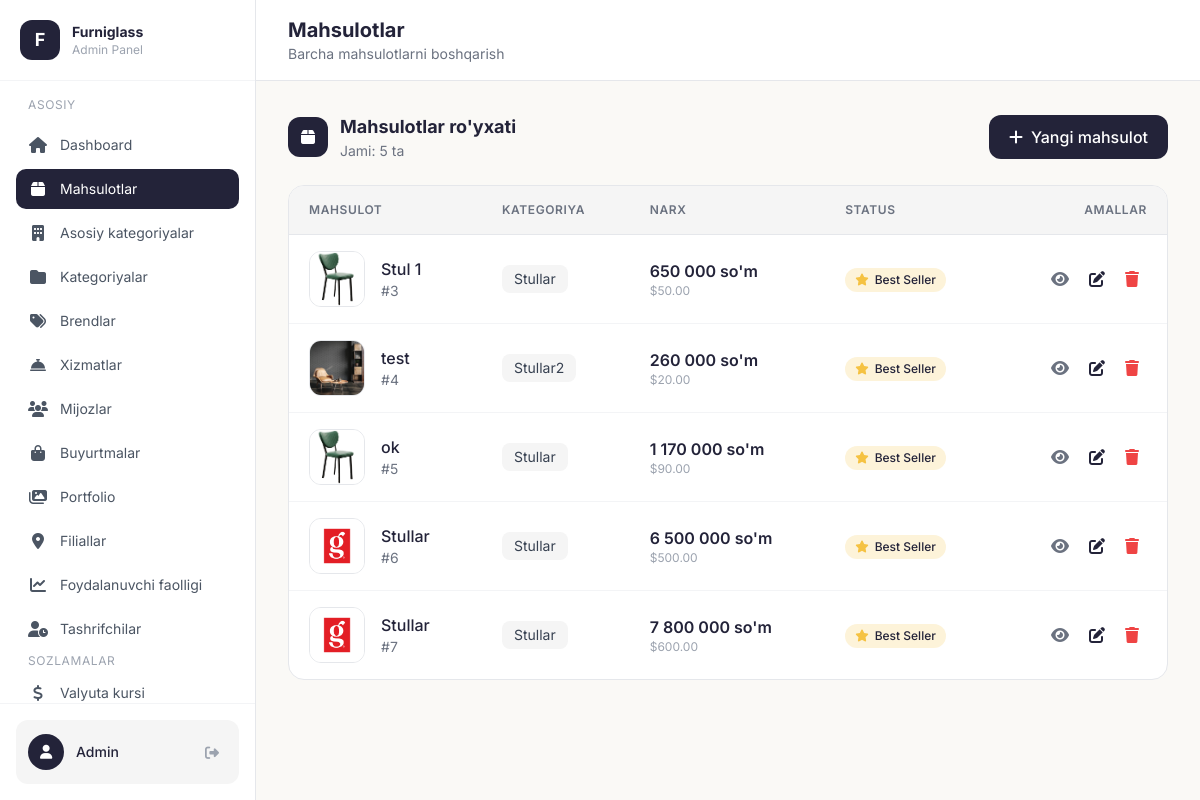
Screenshot of /admin/products (signed in) with the database file from the repository.
### models.py (models this page shows, shortened)
class Product(db.Model):
    id = db.Column(db.Integer, primary_key=True)
    name = db.Column(db.String(200), nullable=False)
    name_uz = db.Column(db.String(200), nullable=False)
    name_ru = db.Column(db.String(200))  # Avtomatik tarjima
    name_en = db.Column(db.String(200))  # Avtomatik tarjima
    description = db.Column(db.Text)
    description_uz = db.Column(db.Text)
    description_ru = db.Column(db.Text)  # Avtomatik tarjima
    description_en = db.Column(db.Text)  # Avtomatik tarjima
    price = db.Column(db.Float, nullable=False)
    price_som = db.Column(db.Integer)  # exact so'm, preferred for display/calculation
    discount = db.Column(db.Integer, default=0)  # Chegirma foizi (0-100)
    size = db.Column(db.String(100))
    material = db.Column(db.String(100))
    material_uz = db.Column(db.String(100))
    material_ru = db.Column(db.String(100))  # Avtomatik tarjima
    material_en = db.Column(db.String(100))  # Avtomatik tarjima
    category_id = db.Column(db.Integer, db.ForeignKey('category.id'), nullable=False)
    is_bestseller = db.Column(db.Boolean, default=False)
    warranty = db.Column(db.String(50))
    warranty_uz = db.Column(db.String(50))
    images = db.Column(db.Text)  # JSON string of image paths
    colors = db.Column(db.Text)  # JSON string of color options: [{"name": "Qora", "hex": "#1a1a2e"}, ...]
    created_at = db.Column(db.DateTime, default=datetime.utcnow)

class Category(db.Model):
    id = db.Column(db.Integer, primary_key=True)
    name = db.Column(db.String(100), nullable=False)
    name_uz = db.Column(db.String(100), nullable=False)
    name_ru = db.Column(db.String(100))  # Avtomatik tarjima
    name_en = db.Column(db.String(100))  # Avtomatik tarjima
    slug = db.Column(db.String(100), unique=True, nullable=False)
    image = db.Column(db.String(200))
    main_category_id = db.Column(db.Integer, db.ForeignKey('main_category.id'), nullable=True)
    products = db.relationship('Product', backref='category', lazy=True)

### app.py (the view)
@app.route('/admin/products')
@login_required
def admin_products():
    products = Product.query.all()
    rate = get_exchange_rate()
    return render_template('admin/products.html', products=products, usd_rate=rate)

### app.py (called while the page is built, shortened)
def _to_decimal(value) -> Decimal:
    if value is None:
        return Decimal("0")
    return Decimal(str(value))

def usd_to_som(usd_amount, usd_rate) -> int:
    som = (_to_decimal(usd_amount) * _to_decimal(usd_rate)).quantize(
        Decimal("1"), rounding=ROUND_HALF_UP
    )
    return int(som)

def to_som_filter(usd_amount, usd_rate):
    return usd_to_som(usd_amount, usd_rate)

@login_manager.user_loader
def load_user(user_id):
    return Admin.query.get(int(user_id))

@app.template_filter('from_json')
def from_json_filter(value):
    try:
        return json.loads(value) if value else []
    except:
        return []

def get_exchange_rate() -> float:
    ttl = int(os.environ.get("EXCHANGE_RATE_CACHE_SECONDS", "120"))
    now = time.monotonic()
    if (
        ttl > 0
        and _EXCHANGE_RATE_CACHE["value"] is not None
        and now < _EXCHANGE_RATE_CACHE["expires_mono"]
    ):
        return _EXCHANGE_RATE_CACHE["value"]

@app.before_request
def track_user_activity():
    if request.path.startswith('/admin') or request.path.startswith('/static') or request.path.startswith('/uploads'):
        return

def get_cart():
    if 'cart' not in session:
        session['cart'] = []
    return session['cart']

def get_cart_count():
    cart = get_cart()
    return sum(item['quantity'] for item in cart)

@app.context_processor
def cart_context():
    return {'cart_count': get_cart_count()}

@app.context_processor
def currency_context():
    try:
        rate = get_exchange_rate()
    except Exception:
        rate = 12000.0
    return {'usd_rate': rate}

def get_locale():
    return session.get('lang', DEFAULT_LANGUAGE)

@app.context_processor
def language_context():
    current_lang = get_locale()
    def translate(key_path):
        """Template helper for translations"""
        return get_translation(key_path, current_lang)
    return {
        'lang': current_lang,
        'languages': SUPPORTED_LANGUAGES,
        't': translate,
        'T': TRANSLATIONS
    }

### templates/admin/products.html (shortened to what this page needs)
{% extends "admin/base.html" %}
{% block page_title %}Mahsulotlar{% endblock %}
{% block page_subtitle %}Barcha mahsulotlarni boshqarish{% endblock %}
{% block content %}
<div class="flex flex-col sm:flex-row sm:items-center sm:justify-between gap-4 mb-6">
    <div class="flex items-center gap-3">
        <div class="w-10 h-10 bg-[#232339] rounded-xl flex items-center justify-center">
            <i class="fas fa-box text-white"></i>
        </div>
        <div>
            <h2 class="text-lg font-bold text-[#232339]">Mahsulotlar ro'yxati</h2>
            <p class="text-sm text-gray-500">Jami: {{ products|length }} ta</p>
        </div>
    </div>
    <a href="/admin/product/add" class="inline-flex items-center justify-center gap-2 bg-[#232339] hover:bg-black text-white px-5 py-2.5 rounded-xl font-medium transition">
        <i class="fas fa-plus"></i>
        <span>Yangi mahsulot</span>
    </a>
</div>
{% if products %}
<div class="bg-white rounded-2xl border border-gray-200 overflow-hidden">
    <div class="overflow-x-auto">
        <table class="w-full">
            <thead class="bg-[#F5F5F5] border-b border-gray-200">
                <tr>
                    <th class="text-left py-4 px-5 text-xs font-semibold text-gray-500 uppercase tracking-wider">Mahsulot</th>
                    <th class="text-left py-4 px-5 text-xs font-semibold text-gray-500 uppercase tracking-wider hidden md:table-cell">Kategoriya</th>
                    <th class="text-left py-4 px-5 text-xs font-semibold text-gray-500 uppercase tracking-wider">Narx</th>
                    <th class="text-left py-4 px-5 text-xs font-semibold text-gray-500 uppercase tracking-wider hidden sm:table-cell">Status</th>
                    <th class="text-right py-4 px-5 text-xs font-semibold text-gray-500 uppercase tracking-wider">Amallar</th>
                </tr>
            </thead>
            <tbody class="divide-y divide-gray-100">
                {% for product in products %}
                <tr class="hover:bg-gray-50 transition">
                    <td class="py-4 px-5">
                        <div class="flex items-center gap-4">
                            {% if product.images %}
                                {% set images = product.images|from_json %}
                                {% if images %}
                                    <img src="/uploads/{{ images[0] }}" alt="{{ product.name_uz }}" class="w-14 h-14 object-cover rounded-xl border border-gray-200">
                                {% else %}
                                    <div class="w-14 h-14 bg-[#F5F5F5] rounded-xl flex items-center justify-center">
                                        <i class="fas fa-image text-gray-400"></i>
                                    </div>
                                {% endif %}
                            {% else %}
                                <div class="w-14 h-14 bg-[#F5F5F5] rounded-xl flex items-center justify-center">
                                    <i class="fas fa-image text-gray-400"></i>
                                </div>
                            {% endif %}
                            <div>
                                <p class="font-medium text-[#232339]">{{ product.name_uz }}</p>
                                <p class="text-sm text-gray-500">#{{ product.id }}</p>
                            </div>
                        </div>
                    </td>
                    <td class="py-4 px-5 hidden md:table-cell">
                        {% if product.category %}
                            <span class="inline-flex items-center px-3 py-1 rounded-lg bg-[#F5F5F5] text-sm text-gray-700">
                                {{ product.category.name_uz }}
                            </span>
                        {% else %}
                            <span class="text-gray-400">-</span>
                        {% endif %}
                    </td>
                    <td class="py-4 px-5">
                        <div class="flex flex-col">
                            <span class="font-semibold text-[#232339]">
                                {{ "{:,}".format(product.price_som if product.price_som is not none else (product.price|to_som(usd_rate))).replace(",", " ") }} so'm
                            </span>
                            <span class="text-xs text-gray-400">
                                ${{
                                  "%.2f" % (
                                    (product.price_som / usd_rate) if (product.price_som is not none and usd_rate) else product.price
                                  )
                                }}
                            </span>
                        </div>
                    </td>
                    <td class="py-4 px-5 hidden sm:table-cell">
                        {% if product.is_bestseller %}
                            <span class="inline-flex items-center gap-1.5 px-2.5 py-1 rounded-full bg-[#F5C242]/20 text-[#232339] text-xs font-medium">
                                <i class="fas fa-star text-[#F5C242]"></i> Best Seller
                            </span>
                        {% else %}
                            <span class="inline-flex items-center gap-1.5 px-2.5 py-1 rounded-full bg-gray-100 text-gray-500 text-xs font-medium">
                                Oddiy
                            </span>
                        {% endif %}
                    </td>
                    <td class="py-4 px-5">
                        <div class="flex items-center justify-end gap-1">
                            <a href="/product/{{ product.id }}" target="_blank" class="p-2 hover:bg-[#F5F5F5] text-gray-500 rounded-lg transition" title="Ko'rish">
                                <i class="fas fa-eye"></i>
                            </a>
                            <a href="/admin/product/{{ product.id }}/edit" class="p-2 hover:bg-[#F5F5F5] text-[#232339] rounded-lg transition" title="Tahrirlash">
                                <i class="fas fa-edit"></i>
                            </a>
                            <form action="/admin/product/{{ product.id }}/delete" method="POST" class="inline" onsubmit="return confirm('Rostdan ham o\'chirmoqchimisiz?');">
                                <button type="submit" class="p-2 hover:bg-red-50 text-red-500 rounded-lg transition" title="O'chirish">
                                    <i class="fas fa-trash"></i>
                                </button>
                            </form>
                        </div>
                    </td>
                </tr>
                {% endfor %}
            </tbody>
        </table>
    </div>
</div>
{% endif %}
{% endblock %}

### templates/admin/base.html (style rules this page uses)
body { font-family: 'Inter', sans-serif; }
:root { --color-primary: #232339; --color-accent: #F5C242; }

### rows the page displays
Product: name_uz "Stul 1", id "3", category.name_uz "Stullar", price_som+price "650 000", price_som+price "50.00", is_bestseller True (drawn)
Product: name_uz (picture), name_uz "test", id "4", category.name_uz "Stullar2", price_som+price "260 000", price_som+price "20.00", is_bestseller True (drawn)
Product: name_uz "ok", id "5", category.name_uz "Stullar", price_som+price "1 170 000", price_som+price "90.00", is_bestseller True (drawn)
Product: name_uz "Stullar", id "6", category.name_uz "Stullar", price_som+price "6 500 000", price_som+price "500.00", is_bestseller True (drawn)
Product: name_uz "Stullar", id "7", category.name_uz "Stullar", price_som+price "7 800 000", price_som+price "600.00", is_bestseller True (drawn)

### other values shown
{{ products|length }} "5"
